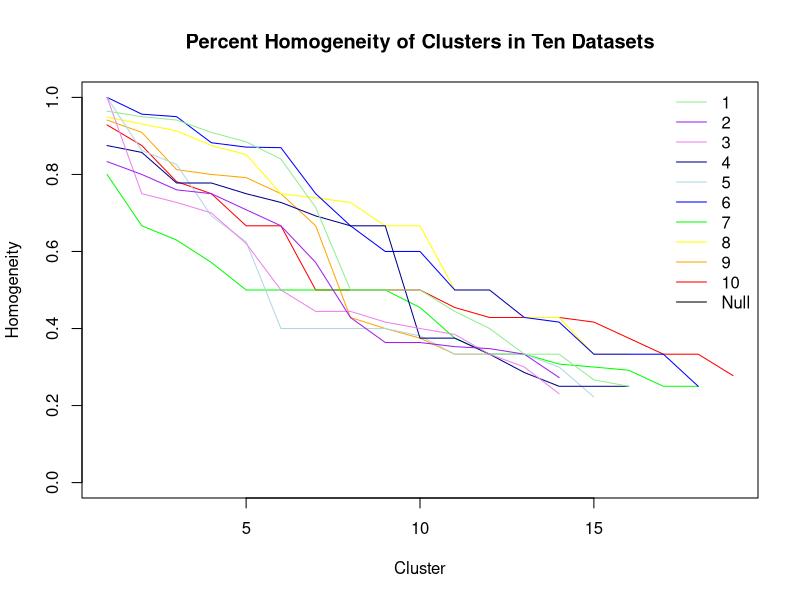

The R script that drew this image:

# For graphing frequency data
setwd("/Users/christophermcallester/Documents/Personal Organization/Research/Thesis Code/TFCluster")
homogeneities = read.table("percentHomogeneities.txt", fill = TRUE, stringsAsFactors = FALSE)

nams <- homogeneities[, 1]
homogeneities <- homogeneities[, -1]
listData <- split(homogeneities, seq_len(nrow(homogeneities)))
listData <- lapply(listData, function(x) x[x != ""])
names(listData) <- nams

print(listData)

plot(listData$Dataset10,ylim=c(0,1.0),col='red',type='l',main="Percent Homogeneity of Clusters in Ten Datasets",xlab="Cluster",ylab="Homogeneity")
points(listData$Dataset9,type='l',col='orange')
points(listData$Dataset8,type='l',col='yellow')
points(listData$Dataset7,type='l',col='green')
points(listData$Dataset6,type='l',col='blue')
points(listData$Dataset5,type='l',col='lightblue')
points(listData$Dataset4,type='l',col='darkblue')
points(listData$Dataset3,type='l',col='violet')
points(listData$Dataset2,type='l',col='purple')
points(listData$Dataset1,type='l',col='lightgreen')
legend("topright",c("1","2","3","4","5","6","7","8","9","10","Null"), pch="",lty=1,col=c('lightgreen','purple','violet','darkblue','lightblue','blue','green','yellow','orange','red','black'),bty="n")

